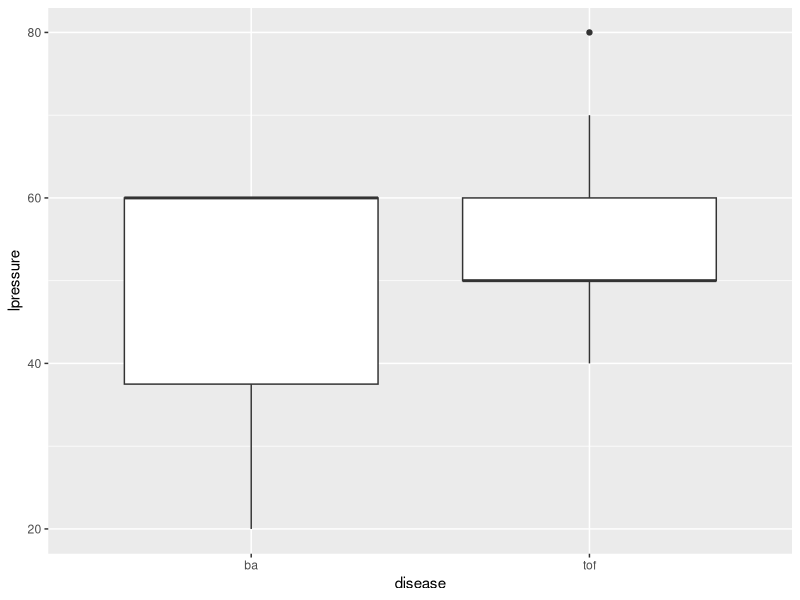
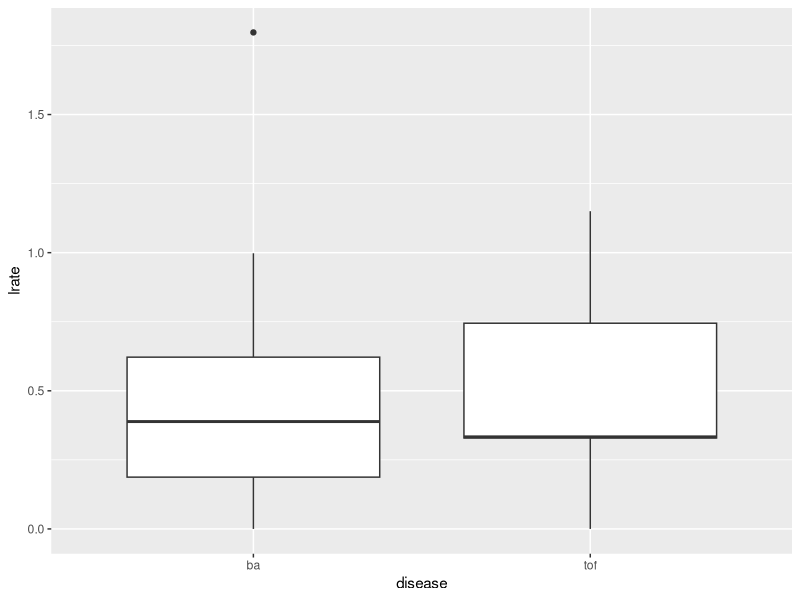
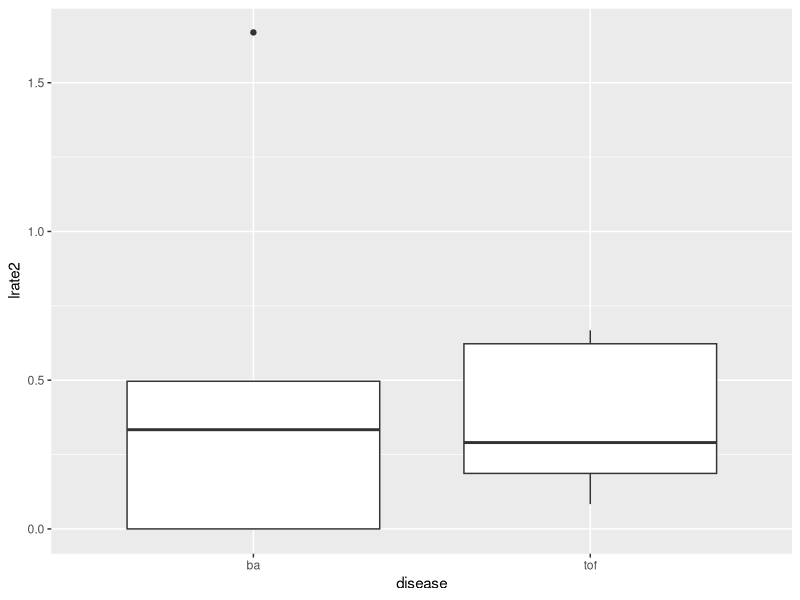

Generate these figures, in order, with R:
## ---- chunk 1
knitr::opts_chunk$set(echo = TRUE)
## ---- chunk 2
install.packages("tidyverse", repos = "http://cran.us.r-project.org")
library(tidyverse)
library(ggplot2)
## ---- chunk 3
getwd()
setwd("/Users/thomasholm-weber/Desktop/bil/bil2/data")
bil = read_csv("bil.csv")
## ---- chunk 4
mean(bil$age_at_doi, na.rm = T)
mean(bil$bp_sys_mean, na.rm = T)
mean(bil$bp_dia_mean, na.rm = T)
mean(bil$hr_mean, na.rm = T)

glimpse(bil$bp_mean_dia)
## ---- chunk 5
bil$disease = recode(bil$disease, "1" = "ba", "2" = "tof")

ba = bil %>% filter(disease=="ba")
tof = bil %>% filter(disease=="tof")
## ---- chunk 6
mean(tof$age_at_doi, na.rm = T)
mean(tof$bp_sys_mean, na.rm = T)
mean(tof$bp_dia_mean, na.rm = T)
mean(tof$hr_mean, na.rm = T)
## ---- chunk 7
mean(ba$age_at_doi, na.rm = T)
mean(ba$bp_sys_mean, na.rm = T)
mean(ba$bp_dia_mean, na.rm = T)
mean(ba$hr_mean, na.rm = T)
## ---- chunk 8
mean(tof$lrate, na.rm = T)
mean(tof$lrate_2, na.rm = T)
mean(tof$lpressure, na.rm = T)
## ---- chunk 9
mean(ba$lrate, na.rm = T)
mean(ba$lrate_2, na.rm = T)
mean(ba$lpressure, na.rm = T)
## ---- chunk 10
mean(tof$mritype_t, na.rm = T)
## ---- chunk 11
mean(ba$mritype_t, na.rm = T)
## ---- chunk 12
ggplot(bil, aes(x = disease, y = lpressure)) +
  geom_boxplot() +
  labs(x = "disease", y = "lpressure")

## ---- chunk 13
ggplot(bil, aes(x = disease, y = lrate)) +
  geom_boxplot() +
  labs(x = "disease", y = "lrate")

## ---- chunk 14
ggplot(bil, aes(x = disease, y = lrate_2)) +
  geom_boxplot() +
  labs(x = "disease", y = "lrate2")

